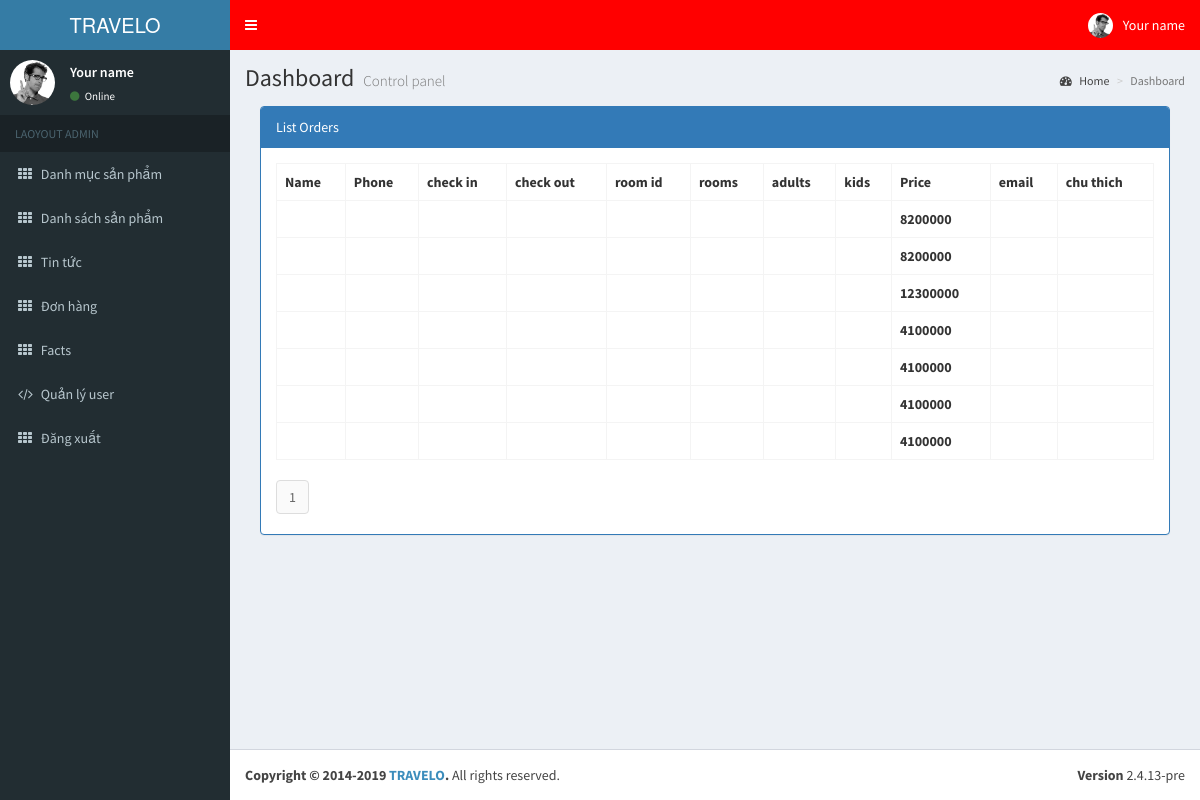
Page /backend/index.php?controller=orders (signed in) on the committed database.
### tables this page shows
CREATE TABLE `orders` (
  `id` int(11) NOT NULL,
  `customer_id` int(11) NOT NULL,
  `date` date NOT NULL,
  `price` float NOT NULL,
  `status` int(11) NOT NULL DEFAULT 0
);

### backend/controllers/OrdersController.php (called while the page is built, shortened)
<?php
	include "Models/OrdersModel.php";
	class OrdersController extends Controller{
		public function index(){
			$recordPerPage = 25;
			$numPage = ceil($this->modelTotal()/$recordPerPage);
			$listRecord = $this->modelRead($recordPerPage);
			$this->loadView("OrdersView.php",["listRecord"=>$listRecord,"numPage"=>$numPage]);
		}
	}
 ?>

### backend/models/OrdersModel.php (called while the page is built)
<?php
	trait OrdersModel{
		public function modelRead($recordPerPage){
			$total = $this->modelTotal();
			$numPage = ceil($total/$recordPerPage);
			$page = isset($_GET["p"]) && $_GET["p"] > 0 ? $_GET["p"]-1 : 0;
			$from = $page * $recordPerPage;
			$conn = Connection::getInstance();
			$query = $conn->query("select * from orders order by id desc limit $from, $recordPerPage");
			return $query->fetchAll();
		}
		public function modelTotal(){
			$conn = Connection::getInstance();
			$query = $conn->query("select id from orders");
			return $query->rowCount();
		}
	}
 ?>

### backend/views/OrdersView.php (the view, shortened to what this page needs)
<div class="col-md-12">
    <div class="panel panel-primary">
        <div class="panel-heading">List Orders</div>
        <div class="panel-body">
            <table class="table table-bordered table-hover">
                <tr>
                    <th>Name</th>
                    <th>Phone</th>
                    <th>check in</th>
                    <th>check out</th>
                    <th>room id</th>
                    <th>rooms</th>
                    <th>adults</th>
                    <th>kids</th>
                    <th>Price</th>
                    <th>email</th>
                    <th>chu thich</th>
                </tr>
                <?php foreach($listRecord as $rows): ?>
	            <tr>
	            	<th><?php echo $rows->hoten; ?></th>
                    <th><?php echo $rows->dienthoai; ?></th>
                    <th><?php echo $rows->check_in; ?></th>
                    <th><?php echo $rows->check_out; ?></th>
                    <th><?php echo $rows->room_id; ?></th>
                    <th><?php echo $rows->rooms; ?></th>
                    <th><?php echo $rows->adults; ?></th>
                    <th><?php echo $rows->kids; ?></th>
                    <th><?php echo $rows->price; ?></th>
                    <th><?php echo $rows->email; ?></th>
                    <th><?php echo $rows->chuthich; ?></th>
	            </tr>
                <?php endforeach; ?>
            </table>
            <ul class="pagination">
                <li class="page-item">
                    <?php for($i = 1; $i <= $numPage; $i++): ?>
                    <a href="index.php?controller=users&action=read&p=<?php echo $i; ?>" class="page-link"><?php echo $i; ?></a>
                    <?php endfor; ?>
                </li>
            </ul>
        </div>
    </div>
</div>

### assets/backend/layout1/css/style.css (style rules this page uses)
body { background-color: red; }

### backend/views/OrdersView.php (style rules this page uses)
.pagination { padding:0px; margin:0px; }

### rows in the picture
orders: price "8200000"
orders: price "8200000"
orders: price "12300000"
orders: price "4100000"
orders: price "4100000"
orders: price "4100000"
orders: price "4100000"
